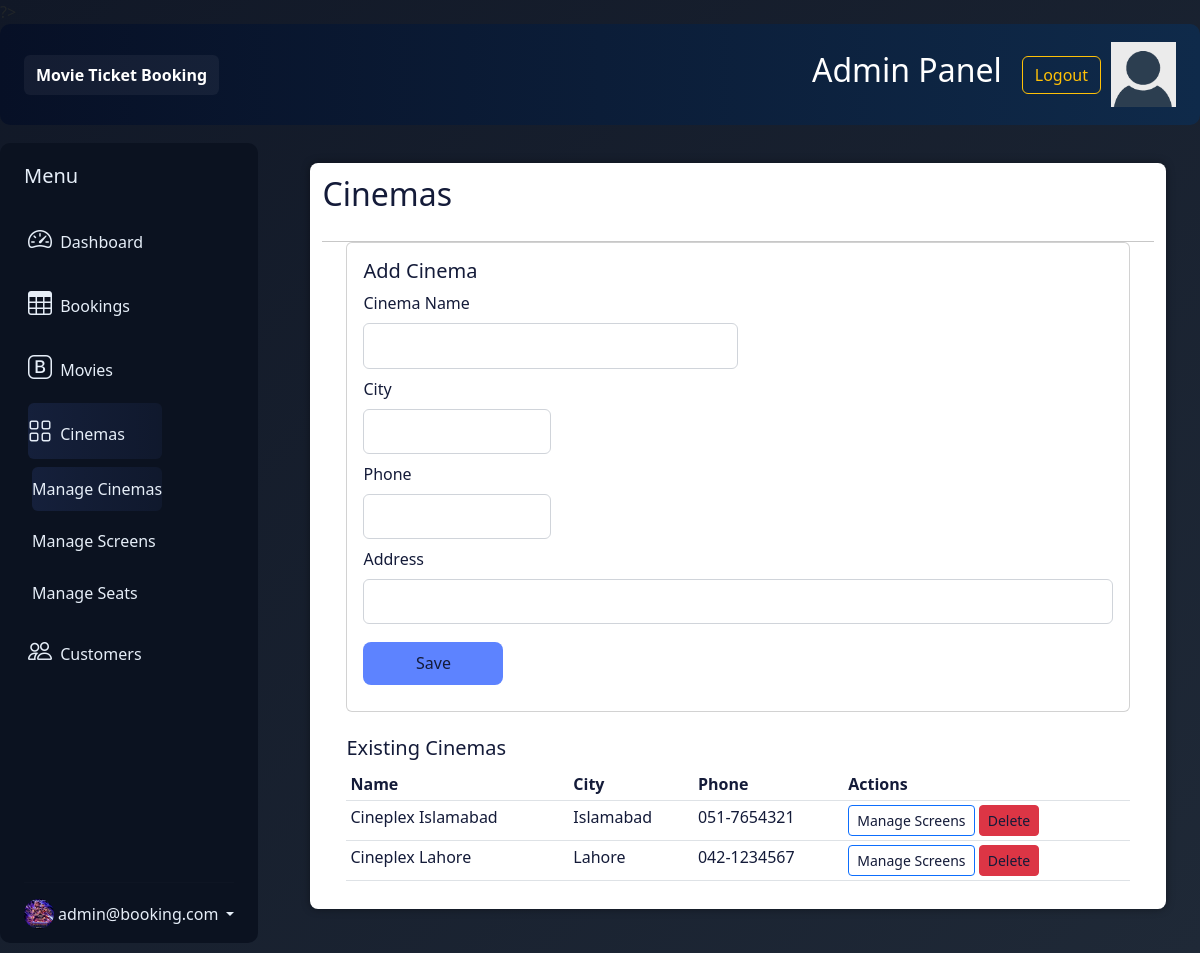
The page /admin/cinemas.php (signed in) on the database its author committed.
### tables this page shows
CREATE TABLE cinema (
    cinema_id INT AUTO_INCREMENT PRIMARY KEY,
    cinema_name VARCHAR(150) NOT NULL,
    city VARCHAR(100) NOT NULL,
    address VARCHAR(300) NOT NULL,
    phone VARCHAR(20)
);

### admin/cinemas.php (the view, shortened to what this page needs)
<?php
include 'config.php';
$cinemas = [];
$res = mysqli_query($con, "SELECT * FROM cinema ORDER BY cinema_name");
while ($row = mysqli_fetch_assoc($res)) { $cinemas[] = $row; }
?>
<!doctype html>
<html>
<head>
    <link rel="stylesheet" href="../style/styles.css">
</head>
<body>
    <?php include 'header.php'; ?>
    <div class="admin-container">
        <?php include 'sidebar.php'; ?>
        <div class="admin-section admin-section2">
            <div class="admin-section-column">
                <div class="admin-section-panel admin-section-panel2">
                    <div class="admin-panel-section-header">
                        <h2>Cinemas</h2>
                    </div>
                    <div class="card mx-4 mb-4 cinema-form">
                        <div class="card-body">
                            <h5>Add Cinema</h5>
                            <form method="POST">
                                <div class="form-row">
                                    <div class="form-group col-md-6">
                                        <label>Cinema Name</label>
                                        <input class="form-control" name="cinema_name" required>
                                    </div>
                                    <div class="form-group col-md-3">
                                        <label>City</label>
                                        <input class="form-control" name="city" required>
                                    </div>
                                    <div class="form-group col-md-3">
                                        <label>Phone</label>
                                        <input class="form-control" name="phone">
                                    </div>
                                </div>
                                <div class="form-group">
                                    <label>Address</label>
                                    <input class="form-control" name="address">
                                </div>
                                <button class="btn btn-primary" name="add_cinema">Save</button>
                            </form>
                        </div>
                    </div>
                    <div class="mx-4">
                        <h5>Existing Cinemas</h5>
                        <table class="table table-sm">
                            <thead><tr><th>Name</th><th>City</th><th>Phone</th><th>Actions</th></tr></thead>
                            <tbody>
                                <?php foreach ($cinemas as $c): ?>
                                    <tr>
                                        <td><?php echo htmlspecialchars($c['cinema_name']); ?></td>
                                        <td><?php echo htmlspecialchars($c['city']); ?></td>
                                        <td><?php echo htmlspecialchars($c['phone']); ?></td>
                                        <td>
                                            <a class="btn btn-sm btn-outline-primary" href="screens.php?cinema_id=<?php echo $c['cinema_id']; ?>">Manage Screens</a>
                                            <a class="btn btn-sm btn-danger" href="cinemas.php?delete_id=<?php echo $c['cinema_id']; ?>" onclick="return confirm('Delete cinema?')">Delete</a>
                                        </td>
                                    </tr>
                                <?php endforeach; ?>
                            </tbody>
                        </table>
                    </div>
                </div>
            </div>
        </div>
    </div>
</body>
</html>

### style/styles.css (style rules this page uses)
:root { color-scheme: dark; --bg: #070a17; --surface: #10152b; --surface-alt: #111a33; --panel: rgba(19, 28, 59, 0.96); --border: rgba(255,255,255,0.08); --text: #eef2ff; --muted: #9cb0d6; --primary: #5d83ff; --primary-soft: rgba(93, 131, 255, 0.16); --accent: #f4b24b; --shadow: 0 24px 80px rgba(3, 12, 35, 0.35); --bs-secondary-color: #eef2ff; --bs-secondary-bg: rgba(255,255,255,0.08); --bs-secondary-border: rgba(255,255,255,0.12); }
h1, h2, h3, h4, h5, h6 { color: var(--text); }
.admin-panel-section-header > h2 { color: var(--text); }
* { box-sizing: border-box; }
html, body { min-height: 100%; }
body { margin: 0; font-family: 'Inter', sans-serif; color: var(--text); background: linear-gradient(135deg, #111827, #1f2937); }
a { color: inherit; text-decoration: none; }
.card, .movie-card, .movie-card-body, .movie-detail-card, .movie-form .card, .movie-form .card-body, .booking-form-container, .footer-section-inner-container { background: #fff !important; color: #141b39 !important; }
.admin-section-panel, .admin-section-panel * { color: #141b39 !important; }
.admin-container { display: grid; grid-template-columns: 1fr 5fr; }
.admin-section2 { display: flex; flex-wrap: wrap; padding: 0 4px; }
.admin-section-column { flex: 100%; max-width: 100%; padding: 0 30px; }
.admin-section-panel { width: 100%; vertical-align: middle; background-color: #fff; -webkit-border-radius: 6px; -moz-border-radius: 6px; border-radius: 6px; -webkit-box-shadow: 0px 0px 9px 0px rgba(0, 0, 0, 0.4); -moz-box-shadow: 0px 0px 9px 0px rgba(0, 0, 0, 0.4); box-shadow: 0px 0px 9px 0px rgba(0, 0, 0, 0.4); padding: 20px; margin: 20px 0; }
.admin-panel-section-header { display: flex; align-items: center; justify-content: flex-start; padding-bottom: 20px; border-bottom: #c7c7c7 1px solid; }
.admin-section-panel2 form { display: block; width: 100%; }
.admin-section-panel2 form input, .admin-section-panel2 form textarea, .admin-section-panel2 form select { border-radius: 6px; border: 1px solid #d0d4da; padding: 0.6rem 0.75rem; width: 100%; height: auto; margin: 0.5rem 0; box-sizing: border-box; }
.admin-section-panel2 form button { border-radius: 8px; border: none; padding: 0.6rem 1rem; margin: 0.6rem 0; min-width: 140px; text-align: center; background-color: var(--primary); color: #fff; transition: all 0.2s ease; cursor: pointer; height: auto; }
.admin-section-panel2 form label { display: block; margin: 0.25rem 0 0.5rem 0; padding: 0; font-size: 1rem; width: auto; text-align: left; color: var(--text); }

### admin/cinemas.php (style rules this page uses)
.cinema-form { max-width:900px;margin:0 auto }

### admin/header.php (style rules this page uses)
.admin-container { display:flex;gap:18px }
.admin-section { flex:1 }
.admin-section-panel { background:#fff;border-radius:8px;padding:12px }

### admin/sidebar.php (style rules this page uses)
.admin-section { order:1;flex:1 }

### rows shown on the page
cinema: cinema_name "Cineplex Islamabad", city "Islamabad", phone "051-7654321"
cinema: cinema_name "Cineplex Lahore", city "Lahore", phone "042-1234567"

### other values the page prints
$_SESSION['uname'] "admin@booking.com"
